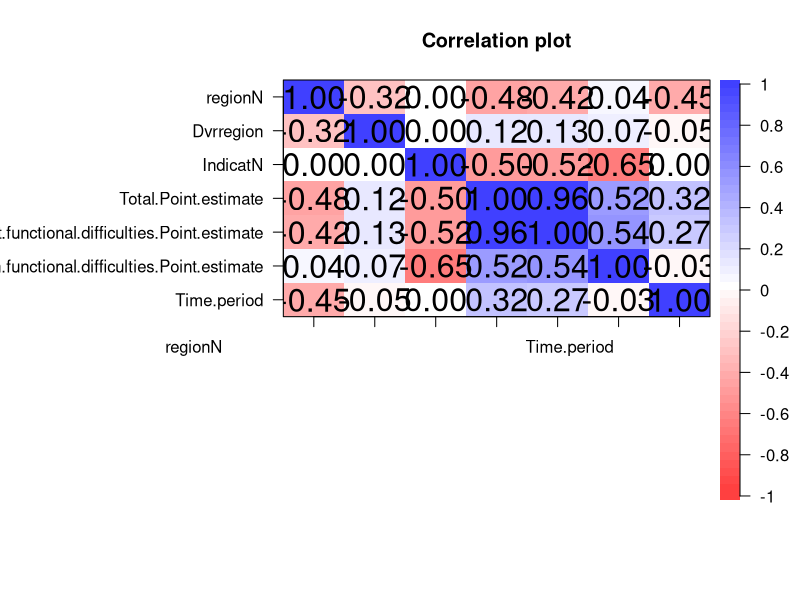
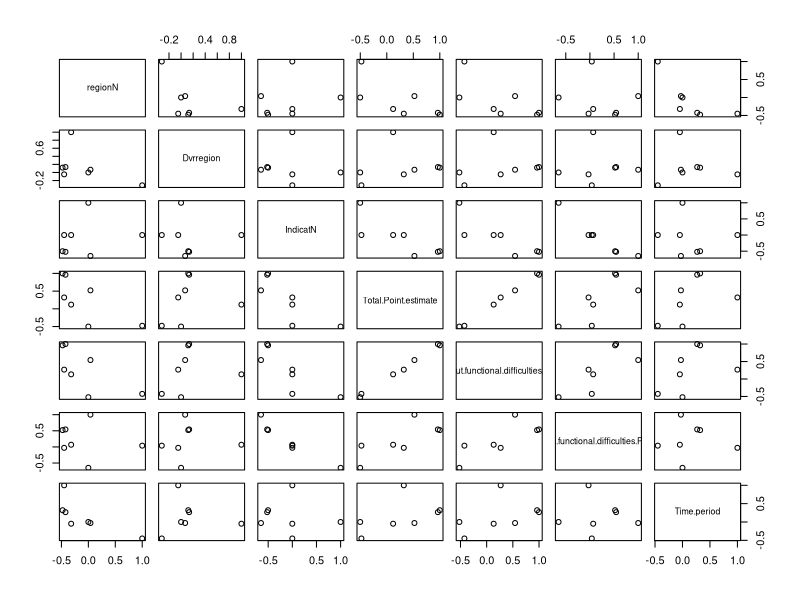
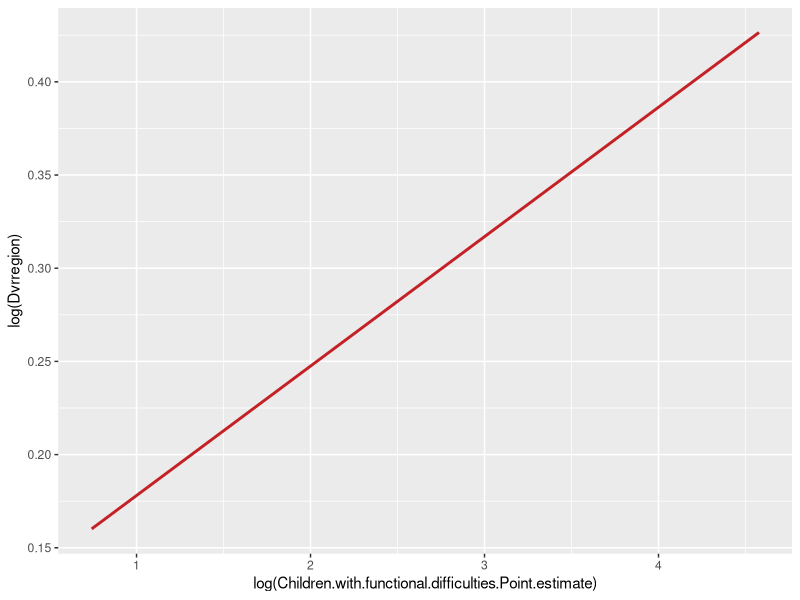
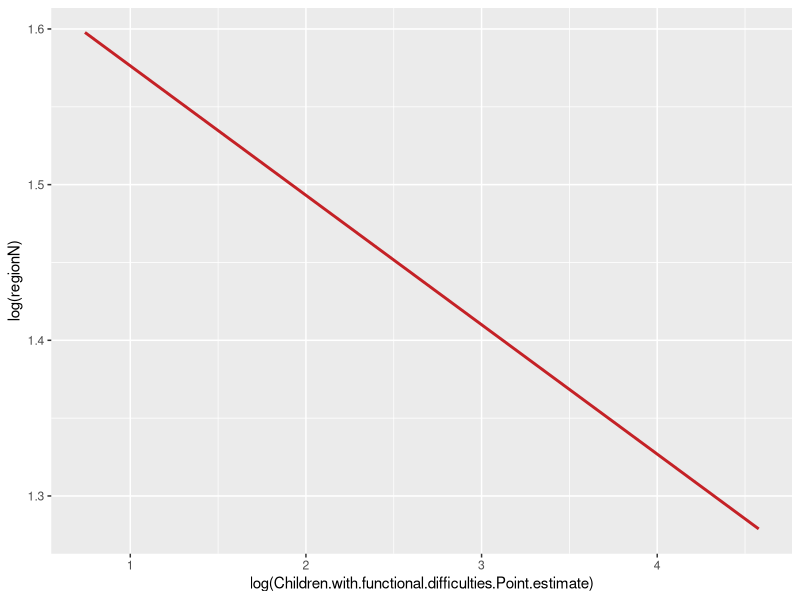
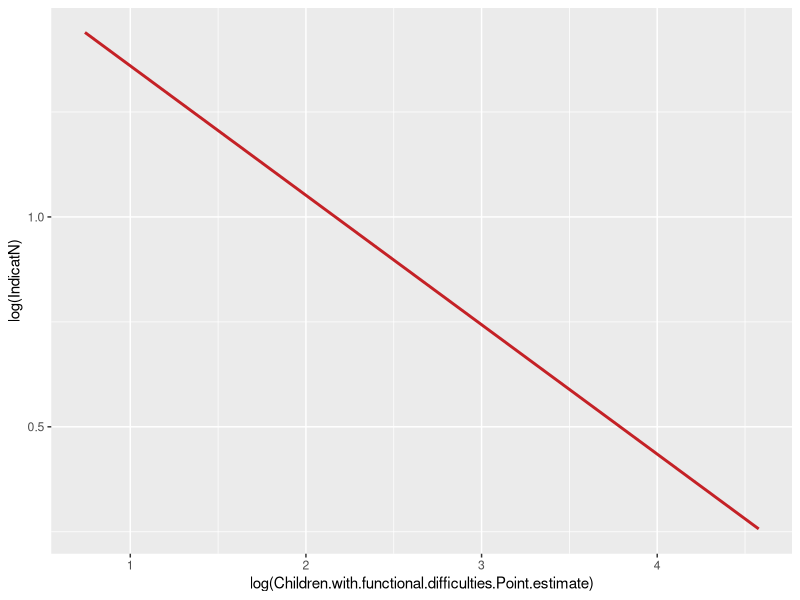
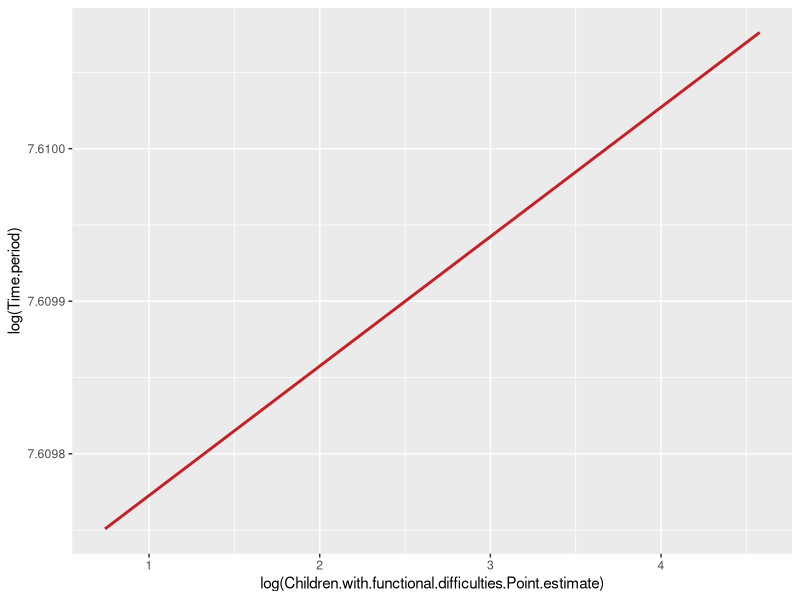
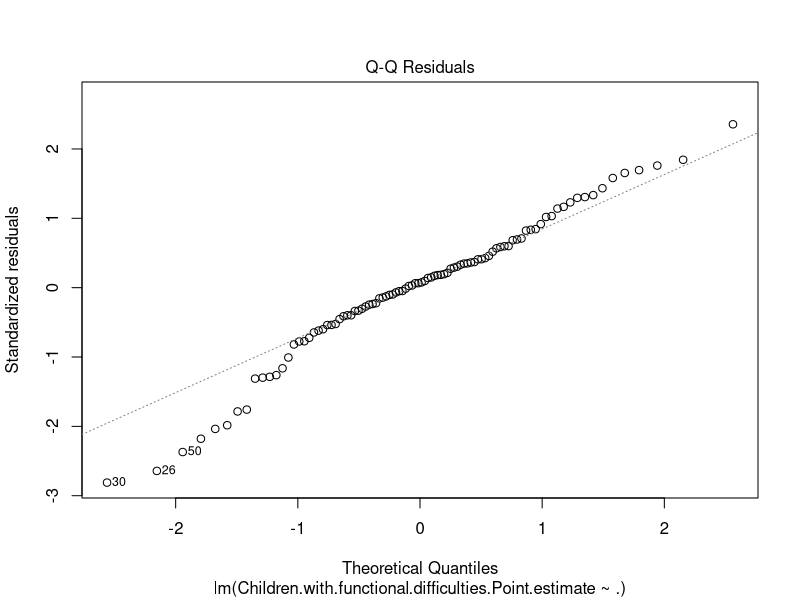
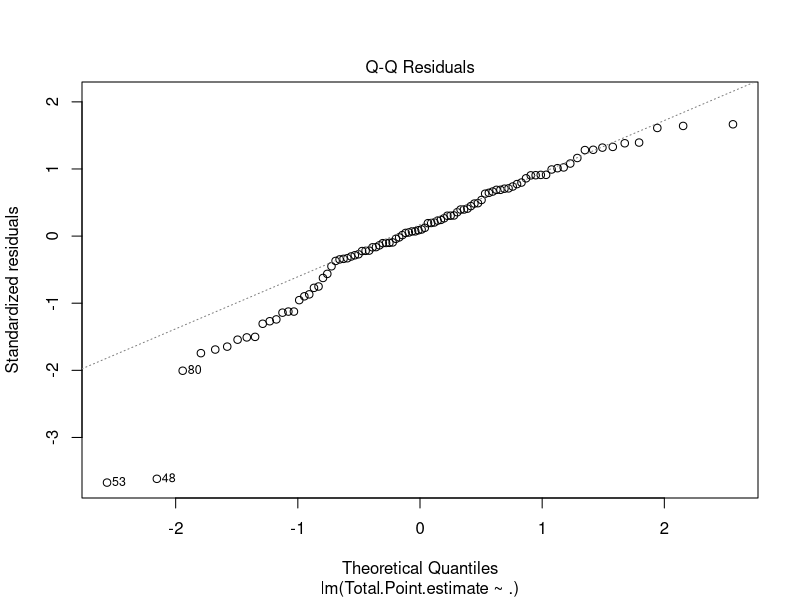

Write R code to recreate these figures, in order.
setwd("C:/Users/nursa/OneDrive/GroupProjDA")
library(psych)
library(caret)
library(dplyr)
library(car)

anar=read.csv("totalANAR.csv")
dt=subset(anar,select = c(regionN,Dvrregion,IndicatN,
                        Total.Point.estimate,Children.without.functional.difficulties.Point.estimate,
                        Children.with.functional.difficulties.Point.estimate,Time.period))
corPlot(cor(dt))
pairs(cor(dt))


ggplot(dt, aes(x = log(Children.with.functional.difficulties.Point.estimate), y = log(Dvrregion))) +
  stat_smooth(method = "lm",
              col = "#C42126", se = FALSE, size = 1
  )
ggplot(dt, aes(x = log(Children.with.functional.difficulties.Point.estimate), y = log(regionN))) +
  stat_smooth(method = "lm",
              col = "#C42126", se = FALSE, size = 1
  )
ggplot(dt, aes(x = log(Children.with.functional.difficulties.Point.estimate), y = log(IndicatN))) +
  stat_smooth(method = "lm",
              col = "#C42126", se = FALSE, size = 1
  )
ggplot(dt, aes(x = log(Children.with.functional.difficulties.Point.estimate), y = log(Time.period))) +
  stat_smooth(method = "lm",
              col = "#C42126", se = FALSE, size = 1
  )

set.seed(4)
model=lm(Children.with.functional.difficulties.Point.estimate~.,data = dt)

summary(model)
# Call:
#   lm(formula = Children.with.functional.difficulties.Point.estimate ~ 
#        ., data = dt)
# 
# Residuals:
#   Min      1Q  Median      3Q     Max 
# -71.092 -11.987   1.615  14.548  58.649 
# 
# Coefficients:
#                                                          Estimate Std. Error t value Pr(>|t|)    
# (Intercept)                                             3415.5121  6653.0177   0.513   0.6090    
# regionN                                                    4.6039     1.8450   2.495   0.0144 *  
# Dvrregion                                                  4.6125     4.0560   1.137   0.2585    
# IndicatN                                                 -18.8861     3.9734  -4.753 7.65e-06 ***
# Total.Point.estimate                                       0.3148     0.3360   0.937   0.3515    
# Children.without.functional.difficulties.Point.estimate    0.1861     0.3197   0.582   0.5619    
# Time.period                                               -1.6807     3.2951  -0.510   0.6113    
# ---
#   Signif. codes:  0 '***' 0.001 '**' 0.01 '*' 0.05 '.' 0.1 ' ' 1
# 
# Residual standard error: 25.81 on 89 degrees of freedom
# Multiple R-squared:  0.5246,	Adjusted R-squared:  0.4925 
# F-statistic: 16.37 on 6 and 89 DF,  p-value: 1.295e-12

plot(model,2)
#require regression for tpe
dt_tpe=subset(dt,select = -c(Children.without.functional.difficulties.Point.estimate,Children.with.functional.difficulties.Point.estimate))
model_tpe=lm(Total.Point.estimate~.,data = dt_tpe)
summary(model_tpe)
plot(model_tpe,2)

#require regression for cwithout
dt_cthout=subset(dt,select = -c(Total.Point.estimate,Children.with.functional.difficulties.Point.estimate))
model_cthout=lm(Children.without.functional.difficulties.Point.estimate~.,data=dt_cthout)
summary(model_cthout)
plot(model_cthout,2)

#create prediction of ANAR
hmph=subset(dt,select = c(Time.period,Children.with.functional.difficulties.Point.estimate))
a=colMeans(hmph[hmph$Time.period=='2017',])
b=colMeans(hmph[hmph$Time.period=='2018',])
c=colMeans(hmph[hmph$Time.period=='2019',])
d=colMeans(hmph[hmph$Time.period=='2020',])

yearPred=data.frame(
  year=c(2017:2020),
  anarDisabled=c(as.double(a[2]),as.double(b[2]),as.double(c[2]),as.double(d[2]))
)
i=0
j=0
#set how many year to predict
year=5

for(j in 1:year){
  pred=0
  for(i in 1:nrow(dt)) {

    re=dt[i,]$regionN
    dv=dt[i,]$Dvrregion
    indi=dt[i,]$IndicatN
    
    #set year to predict
    t=2020+j
    
    #set total estimate
    d0=data.frame(regionN=re,Dvrregion=dv,IndicatN=indi,Time.period=t,interval = "confidence")
    tpe=as.double(predict(model_tpe,d0))
    
    #set cthout
    d1=data.frame(regionN=re,Dvrregion=dv,IndicatN=indi,Time.period=t,interval = "confidence")
    cthout=as.double(predict(model_cthout,d1))
    
    newdata=data.frame(regionN=re,
                       Dvrregion=dv,
                       IndicatN=indi,
                       Total.Point.estimate=tpe,
                       Children.without.functional.difficulties.Point.estimate=cthout,
                       Time.period = t, interval = "confidence")
    
   pred=pred+as.double(predict(model,newdata))
  }
    meanPred=pred/nrow(dt)
    #create data frame
    newPred=data.frame(
      year=2020+j,
      anarDisabled=meanPred
    )
    #insert to yearPred
    yearPred[nrow(yearPred) + 1,]=newPred
}


plot(yearPred$year, yearPred$anarDisabled, col="red",type = "b", lty = 2, frame=FALSE)
lines(yearPred[1:4,]$year, yearPred[1:4,]$anarDisabled, col="blue",type = "b", lty = 1)
legend("bottomright", legend=c("Predicted", "Actual"),
       col=c("red", "blue"), lty = 2:1, cex=0.8)
